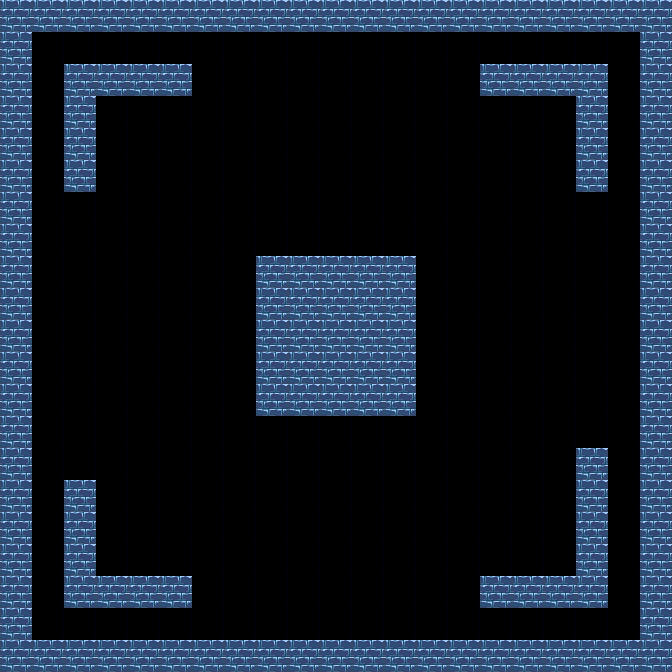

Tiled map render using the project's own tile images. Description and the whole map definition, tile-layer contents included, below:
An orthogonal 21x21 tile map with 32x32 px tiles, 1 tile layer (タイルレイヤー1).

<map version="1.10" tiledversion="1.11.0" orientation="orthogonal" renderorder="right-down" width="21" height="21" tilewidth="32" tileheight="32" infinite="0" nextlayerid="2" nextobjectid="1">
 <editorsettings>
  <export target="../Csv/test.csv" format="csv" />
 </editorsettings>
 <tileset firstgid="1" source="ステージ.tsx" />
 <layer id="1" name="タイルレイヤー1" width="21" height="21">
  <data encoding="csv">
2,2,2,2,2,2,2,2,2,2,2,2,2,2,2,2,2,2,2,2,2,
2,1,1,1,1,1,1,1,1,1,1,1,1,1,1,1,1,1,1,1,2,
2,1,2,2,2,2,1,1,1,1,1,1,1,1,1,2,2,2,2,1,2,
2,1,2,1,1,1,1,1,1,1,1,1,1,1,1,1,1,1,2,1,2,
2,1,2,1,1,1,1,1,1,1,1,1,1,1,1,1,1,1,2,1,2,
2,1,2,1,1,1,1,1,1,1,1,1,1,1,1,1,1,1,2,1,2,
2,1,1,1,1,1,1,1,1,1,1,1,1,1,1,1,1,1,1,1,2,
2,1,1,1,1,1,1,1,1,1,1,1,1,1,1,1,1,1,1,1,2,
2,1,1,1,1,1,1,1,2,2,2,2,2,1,1,1,1,1,1,1,2,
2,1,1,1,1,1,1,1,2,2,2,2,2,1,1,1,1,1,1,1,2,
2,1,1,1,1,1,1,1,2,2,2,2,2,1,1,1,1,1,1,1,2,
2,1,1,1,1,1,1,1,2,2,2,2,2,1,1,1,1,1,1,1,2,
2,1,1,1,1,1,1,1,2,2,2,2,2,1,1,1,1,1,1,1,2,
2,1,1,1,1,1,1,1,1,1,1,1,1,1,1,1,1,1,1,1,2,
2,1,1,1,1,1,1,1,1,1,1,1,1,1,1,1,1,1,2,1,2,
2,1,2,1,1,1,1,1,1,1,1,1,1,1,1,1,1,1,2,1,2,
2,1,2,1,1,1,1,1,1,1,1,1,1,1,1,1,1,1,2,1,2,
2,1,2,1,1,1,1,1,1,1,1,1,1,1,1,1,1,1,2,1,2,
2,1,2,2,2,2,1,1,1,1,1,1,1,1,1,2,2,2,2,1,2,
2,1,1,1,1,1,1,1,1,1,1,1,1,1,1,1,1,1,1,1,2,
2,2,2,2,2,2,2,2,2,2,2,2,2,2,2,2,2,2,2,2,2
</data>
 </layer>
</map>